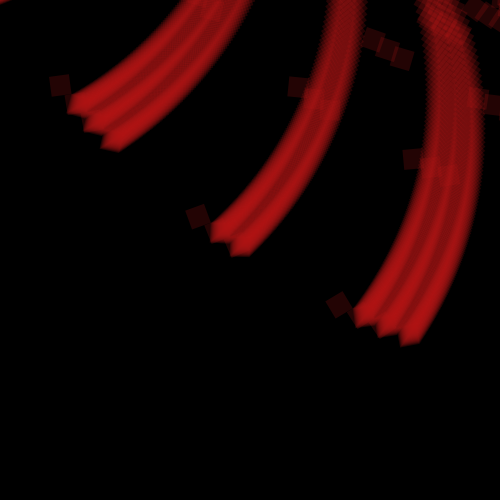
Frame 1 (no input)
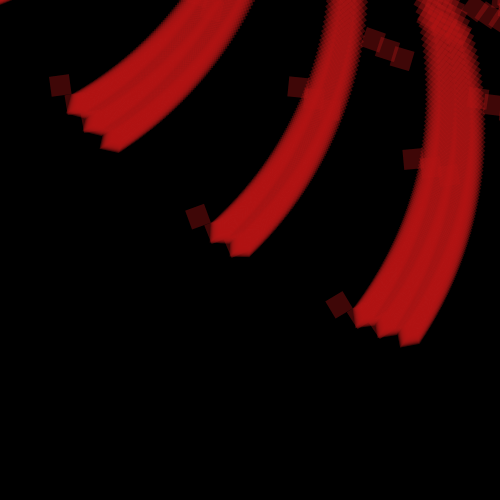
Frame 2 (the mouse pressed at the canvas centre, redrawn once)

The Processing sketch that drew these frames (run headless with seeded random() and noise(); the mouse was pressed at the canvas centre and the sketch redrawn once):

// Processing sketch: processing_83651
// ── processing_83651.pde

void setup()
{
  size(500,500);
  smooth();
  
  background(0);
  
}

void draw()
{
 for(int X=10; X<=500; X=X+60)
 for(int Y=10; Y<=500; Y=Y+60)
  { 

  translate(width/2,height/2);
  
  //rotation du carré
  for(int i=1; i<=800; i=i+6)
  {
  noStroke();
  fill(180,20,20,50);
  
  rotate(PI/i);
  rect(250,250,20,20);
  }
   
  }
  
  noLoop();
  
}
